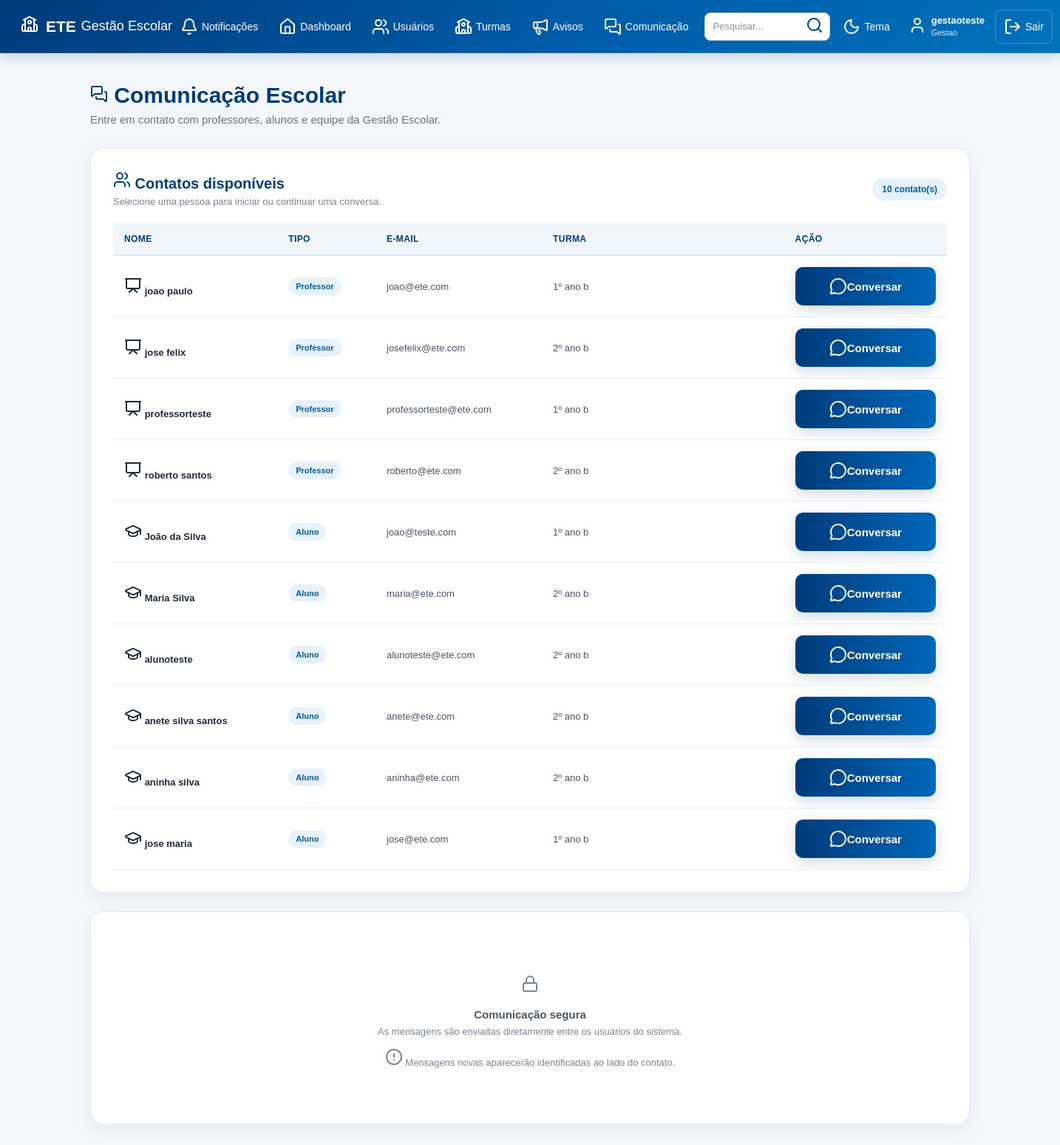
The page /comunicacao (signed in) on the database as committed earlier.
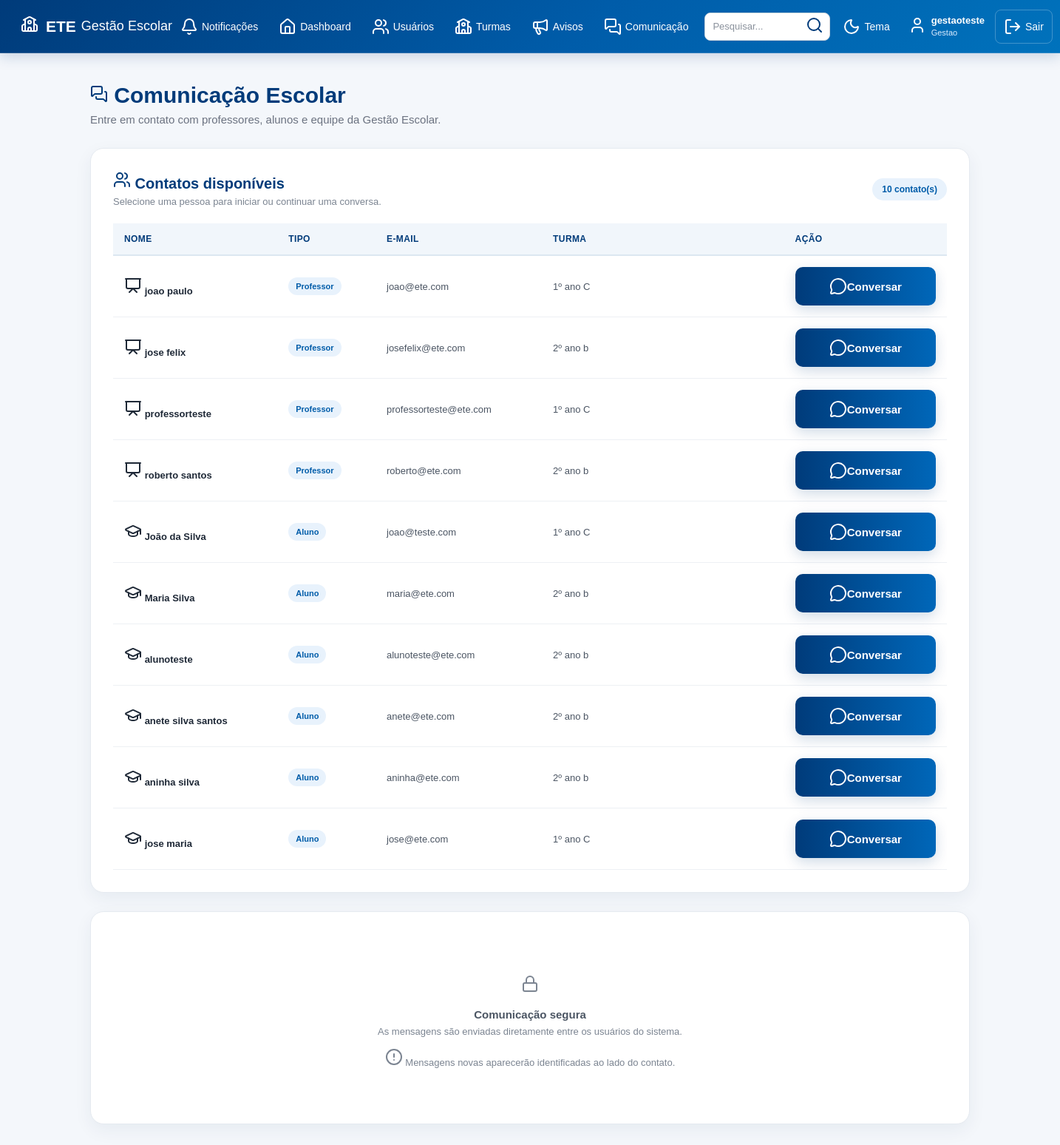
The same page on the database as committed later.
### tables this page shows
CREATE TABLE usuarios (

            id INTEGER PRIMARY KEY AUTOINCREMENT,

            nome TEXT NOT NULL,

            email TEXT NOT NULL,

            tipo TEXT NOT NULL,

            telefone TEXT,

            turma TEXT

        , senha TEXT, primeiro_acesso INTEGER DEFAULT 0);

### app.py (the view, shortened to what this page needs)
@app.route("/comunicacao")
def comunicacao():
    acesso = exigir_login()
    if acesso:
        return acesso
    conexao = conectar()
    try:
        usuario_id = session["usuario_id"]
        usuario_tipo = session["usuario_tipo"]
        contatos = []
        if usuario_tipo == "aluno":
            aluno = conexao.execute(
                """
                SELECT turma FROM usuarios
                WHERE id = ? AND tipo = 'aluno'
                """,
                (usuario_id,)
            ).fetchone()
            if aluno and aluno["turma"]:
                contatos = conexao.execute(
                    """
                    SELECT id, nome, email, tipo, turma
                    FROM usuarios
                    WHERE id != ?
                    AND (
                        tipo = 'gestao'
                        OR (tipo = 'professor' AND turma = ?)
                    )
                    ORDER BY
                        CASE WHEN tipo = 'gestao' THEN 1 ELSE 2 END,
                        nome
                    """,
                    (usuario_id, aluno["turma"])
                ).fetchall()
            else:
                contatos = conexao.execute(
                    """
                    SELECT id, nome, email, tipo, turma
                    FROM usuarios
                    WHERE id != ? AND tipo = 'gestao'
                    ORDER BY nome
                    """,
                    (usuario_id,)
                ).fetchall()
        elif usuario_tipo == "gestao":
            contatos = conexao.execute(
                """
                SELECT id, nome, email, tipo, turma
                FROM usuarios
                WHERE id != ? AND tipo IN ('professor', 'aluno')
                ORDER BY
                    CASE WHEN tipo = 'professor' THEN 1 ELSE 2 END,
                    nome
                """,
                (usuario_id,)
            ).fetchall()
        contatos_com_mensagens = []
        for contato in contatos:
            nao_lidas = conexao.execute(
                """
                SELECT COUNT(*) FROM mensagens
                WHERE remetente_id = ?
                AND destinatario_id = ?
                AND lida = 0
                """,
                (contato["id"], usuario_id)
            ).fetchone()[0]
            contato_dict = dict(contato)
            contato_dict["nao_lidas"] = nao_lidas
            contatos_com_mensagens.append(contato_dict)
    finally:
        conexao.close()
    return render_template(
        "comunicacao.html",
        contatos=contatos_com_mensagens,
        usuario_nome=session["usuario_nome"],
        usuario_tipo=session["usuario_tipo"]
    )

### app.py (called while the page is built)
def usuario_logado():
    return "usuario_id" in session

def exigir_login():
    if not usuario_logado():
        flash("Você precisa estar logado para acessar esta página.", "error")
        return redirect(url_for("inicio"))
    return None

def buscar_usuario_atual():
    if not usuario_logado():
        return None
    conexao = conectar()
    try:
        return conexao.execute(
            "SELECT * FROM usuarios WHERE id = ?",
            (session["usuario_id"],)
        ).fetchone()
    finally:
        conexao.close()

@app.context_processor
def disponibilizar_notificacoes():
    return obter_contadores_notificacoes()

### banco.py (called while the page is built)
def conectar():
    conexao = sqlite3.connect("gestao_escolar.db")
    conexao.row_factory = sqlite3.Row
    return conexao

### templates/comunicacao.html (shortened to what the changed rows need)
<!DOCTYPE html>
<html lang="pt-BR">
<head>
    <link
        rel="stylesheet"
        href="{{ url_for('static', filename='style.css') }}"
    >
</head>
<body>
{% include "menu.html" %}
<main class="dashboard">
    <div class="dashboard-title">
        <h2>
            <i data-lucide="messages-square"></i>
            Comunicação Escolar
        </h2>
    </div>
    <section class="content-card">
        {% if contatos %}
            <div class="table-container">
                <table>
                    <thead>
                        <tr>
                            <th>
                                Nome
                            </th>
                            <th>
                                Tipo
                            </th>
                            <th>
                                E-mail
                            </th>
                            <th>
                                Turma
                            </th>
                            <th>
                                Ação
                            </th>
                        </tr>
                    </thead>
                    <tbody>
                        {% for contato in contatos %}
                        <tr>
                            <td>
                                <strong>
                                    {% if contato['tipo'] == 'professor' %}
                                        <i data-lucide="presentation"></i>
                                    {% elif contato['tipo'] == 'aluno' %}
                                        <i data-lucide="graduation-cap"></i>
                                    {% elif contato['tipo'] == 'gestao' %}
                                        <i data-lucide="school"></i>
                                    {% else %}
                                        <i data-lucide="user"></i>
                                    {% endif %}
                                    {{ contato['nome'] }}
                                </strong>
                            </td>
                            <td>
                                <span class="badge">
                                    {% if contato['tipo'] == 'professor' %}
                                        Professor
                                    {% elif contato['tipo'] == 'aluno' %}
                                        Aluno
                                    {% elif contato['tipo'] == 'gestao' %}
                                        Gestão
                                    {% else %}
                                        {{ contato['tipo'] }}
                                    {% endif %}
                                </span>
                            </td>
                            <td>
                                {{ contato['email'] }}
                            </td>
                            <td>
                                {{ contato['turma'] or '-' }}
                            </td>
                            <td>
                                <a
                                    href="{{ url_for('conversa', contato_id=contato['id']) }}"
                                    class="btn-login"
                                >
                                    <i data-lucide="message-circle"></i>
                                    Conversar
                                </a>
                            </td>
                        </tr>
                        {% endfor %}
                    </tbody>
                </table>
            </div>
        {% endif %}
    </section>
</main>
</body>
</html>

Rows that differ between the two databases and show on the page:
changed usuarios "joao paulo": turma "1º ano b" → "1º ano C"
changed usuarios "professorteste": turma "1º ano b" → "1º ano C"
changed usuarios "João da Silva": turma "1º ano b" → "1º ano C"
changed usuarios "jose maria": turma "1º ano b" → "1º ano C"
